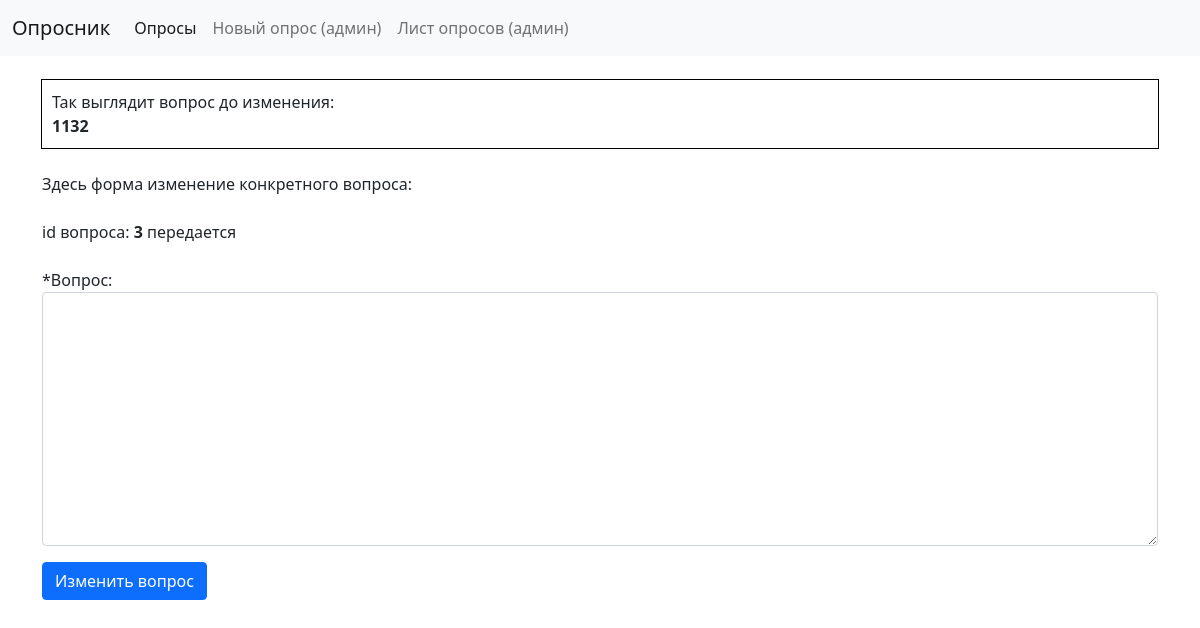
Before: /edit_vopros_text/3 with the older database file.
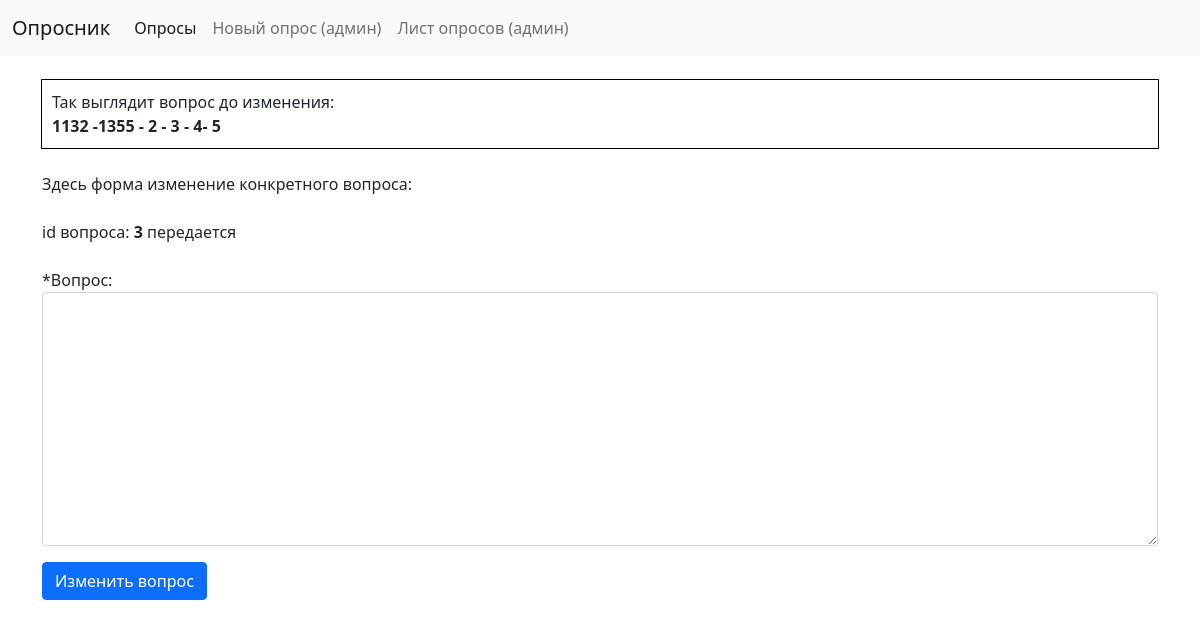
After: the same page with the newer database file.
### app/models.py (models this page shows, shortened)
class Question_tekst(models.Model):
    opros_id = models.ForeignKey(Opros, on_delete=models.DO_NOTHING, related_name="question_for_opros")
    question_text = models.CharField(max_length=1000)
    question_answer = models.CharField(max_length=1000, blank=True, null=True) #здесь ошибка этого поля быть не должно, это ответ в обьекте ответ

### app/views.py (the view)
# urls.py: path("edit_vopros_text/<int:vopros_id>", views.edit_vopros_text, name="edit_vopros_text"),
def edit_vopros_text(request, vopros_id):
    if request.method == "POST":
        form_edit_vopros = New_vopros_text_ModelForm(request.POST)
        if form_edit_vopros.is_valid():
            question_text = form_edit_vopros.cleaned_data['question_text']
            kakoy_vopros = Question_tekst.objects.get(pk=vopros_id)
            kakoy_vopros.question_text = question_text
            kakoy_vopros.save()
            current_vopros = Question_tekst.objects.filter(pk=vopros_id).first()
            opros_id = current_vopros.opros_id.id
            return HttpResponseRedirect(reverse("opros_detailed", args=[opros_id]))
    else:
        blank_form_edit_vopros = New_vopros_text_ModelForm()
        current_vopros = Question_tekst.objects.filter(pk=vopros_id).first()
        return render(request, "app/new_edit_vopros_text.html", {
            "current_vopros": current_vopros,
            "blank_form_edit_vopros": blank_form_edit_vopros,
            "vopros_id": vopros_id,
            "message": "Здесь форма изменение конкретного вопроса: ",
            "edit": True,
        })

### app/forms.py
class New_vopros_text_ModelForm(forms.ModelForm):
    class Meta:
        model = Question_tekst
        exclude = ['opros_id', 'question_answer']
        widgets = {
            'question_text': forms.Textarea(attrs={"class": "form-control"}),
        }
        labels = {
            "question_text": "*Вопрос:",
        }

### app/templates/app/new_edit_vopros_text.html (shortened to what this page needs)
{% extends "app/layout.html" %}
{% block body %}
    {% if current_vopros %}
        <br>
        <div class="questions_tekst">
        Так выглядит вопрос до изменения:<br>
        <b>{{current_vopros.question_text}}</b>
        </div>
        <br>
    {% endif %}
    {{ message }}
    {% if edit %}
        <br><br>id вопроса: <b>{{vopros_id}} </b>передается <br>
        <form action="{% url 'edit_vopros_text' vopros_id %}" method="POST" class="mt-4">
        {{ blank_form_edit_vopros.as_p }}
        <input type="submit" value="Изменить вопрос" class="btn btn-primary">
        </form>
    {% endif %}
{% endblock %}

Changed rows visible on the page:
changed Question_tekst: question_text "1132" → "1132 -1355 - 2 - 3 - 4- 5"
